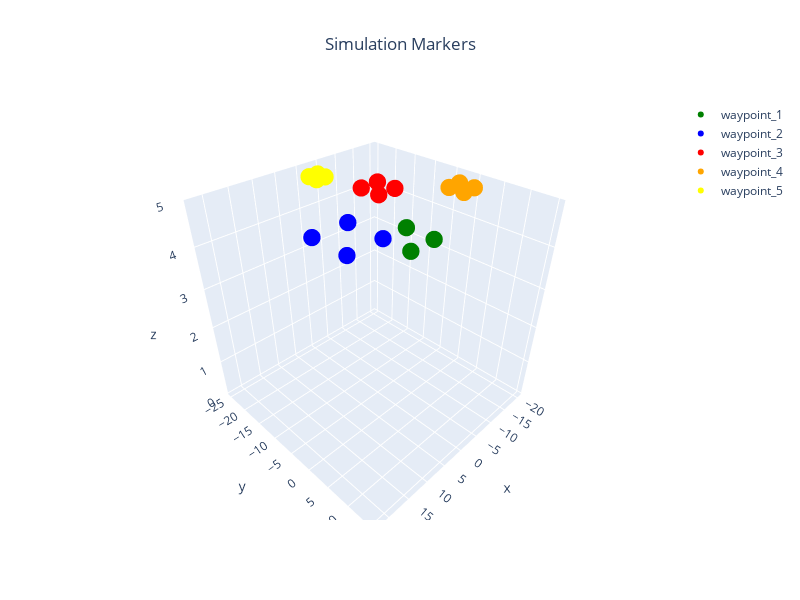

The cell this chart's notebook holds for it:
### Markdown cell above
## Visualization Parameters

### Code cell
homes = np.array([offset[:3] for offset in offsets])
global_paths = [
    local2global(np.array(path), home, pairwise=True)
    for path, home in zip(local_paths, homes)
]
colors = ["Green", "Blue", "Red", "Orange", "Yellow"]  # must agree with n_vehicles
waypoints = {
    f"waypoint_{i+1}": {"pos": global_paths[i], "color": colors[i]}
    for i in range(n_vehicles)
}
plot_3d_interactive(
    waypoints, title="Simulation Markers", expand=[0.2, 0.2, 0.6], ground=-0.05
)

### Figure 1 — Plotly figure (JSON) as saved in the notebook; plotly's stock layout.template omitted (floating-point values rounded to 4 significant figures)
{"data": [{"marker": {"color": "Green", "size": 6}, "mode": "markers", "name": "waypoint_1", "type": "scatter3d", "x": [5, 5, 10, 10, 5], "y": [5, 10, 10, 5, 5], "z": [5, 5, 5, 5, 5]}, {"marker": {"color": "Blue", "size": 6}, "mode": "markers", "name": "waypoint_2", "type": "scatter3d", "x": [10, 10, 17, 17, 10], "y": [-2, 5, 5, -2, -2], "z": [5, 5, 5, 5, 5]}, {"marker": {"color": "Red", "size": 6}, "mode": "markers", "name": "waypoint_3", "type": "scatter3d", "x": [-5, -5, -1, -1, -5], "y": [-10, -6, -6, -10, -10], "z": [5, 5, 5, 5, 5]}, {"marker": {"color": "Orange", "size": 6}, "mode": "markers", "name": "waypoint_4", "type": "scatter3d", "x": [-15, -15, -12, -12, -15], "y": [0, 3, 3, 0, 0], "z": [5, 5, 5, 5, 5]}, {"marker": {"color": "Yellow", "size": 6}, "mode": "markers", "name": "waypoint_5", "type": "scatter3d", "x": [0, 0, 2, 2, 0], "y": [-20, -18, -18, -20, -20], "z": [5, 5, 5, 5, 5]}], "layout": {"height": 600, "scene": {"xaxis": {"range": [-21.4, 23.4], "title": {"text": "x"}}, "yaxis": {"range": [-26, 16], "title": {"text": "y"}}, "zaxis": {"range": [-0.05, 5], "title": {"text": "z"}}}, "title": {"text": "Simulation Markers", "x": 0.5, "xanchor": "center"}, "width": 800}}
